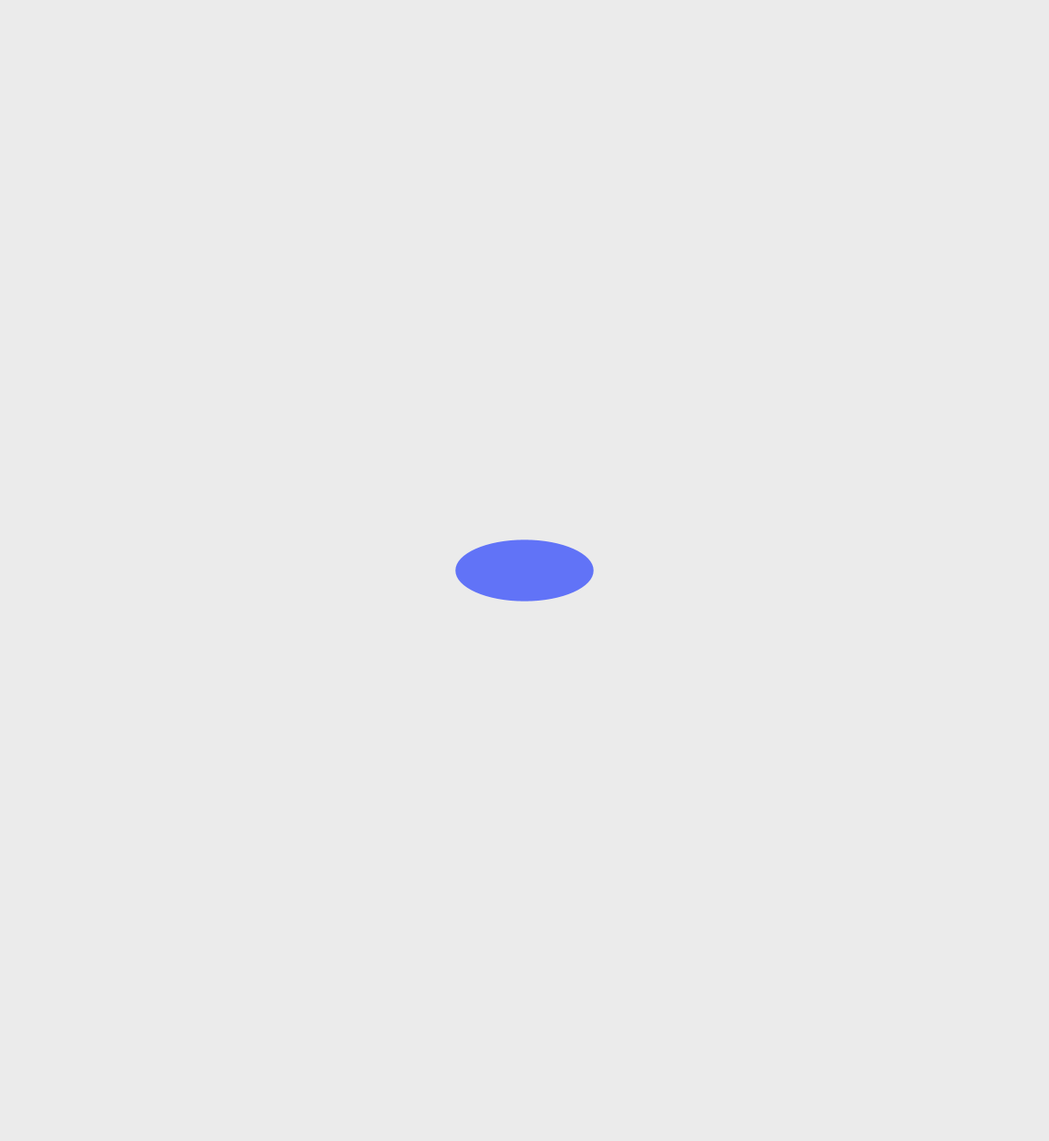
Frame 1 (no input)
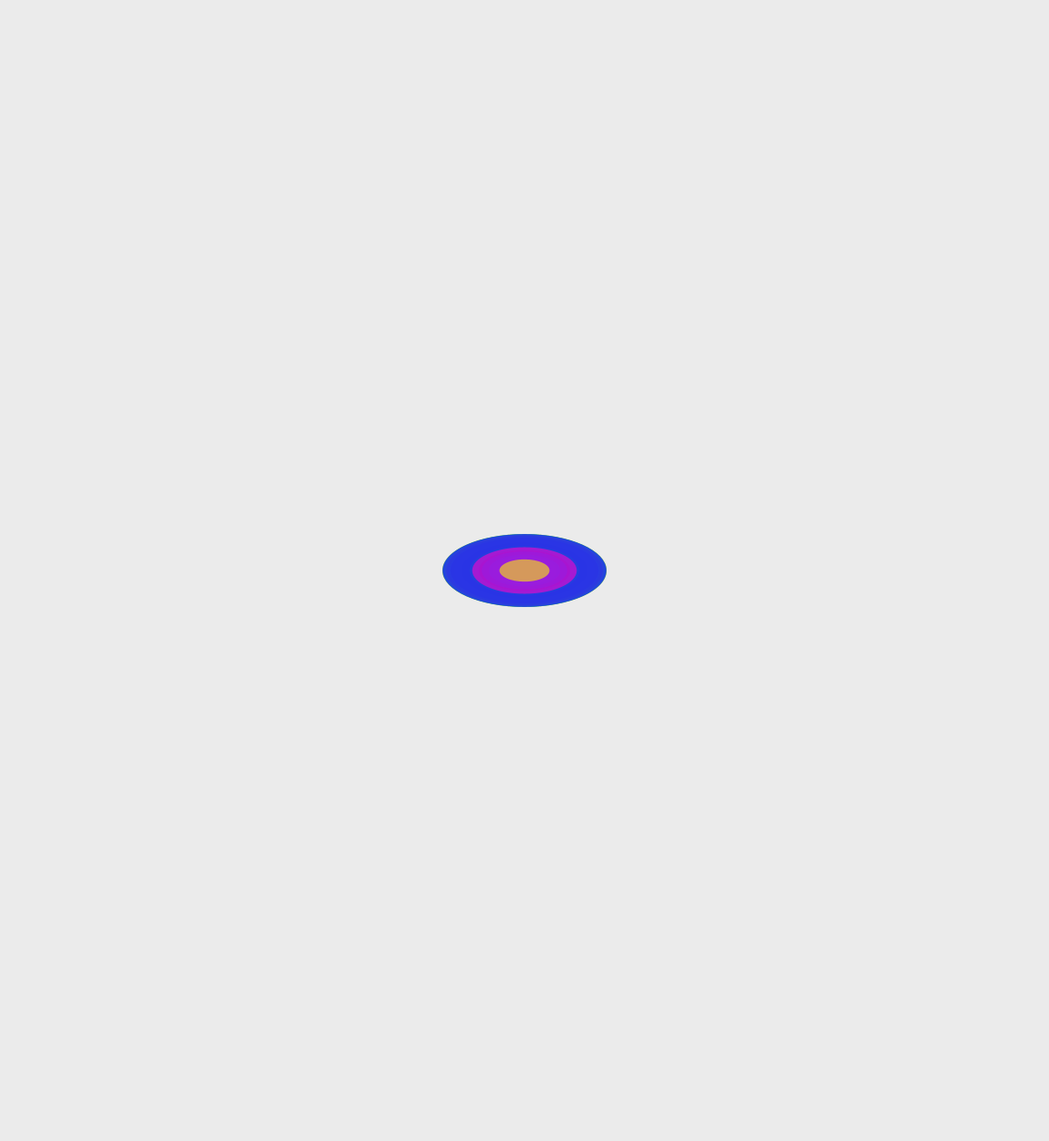
Frame 60 (the mouse pressed at the canvas centre just before this capture)
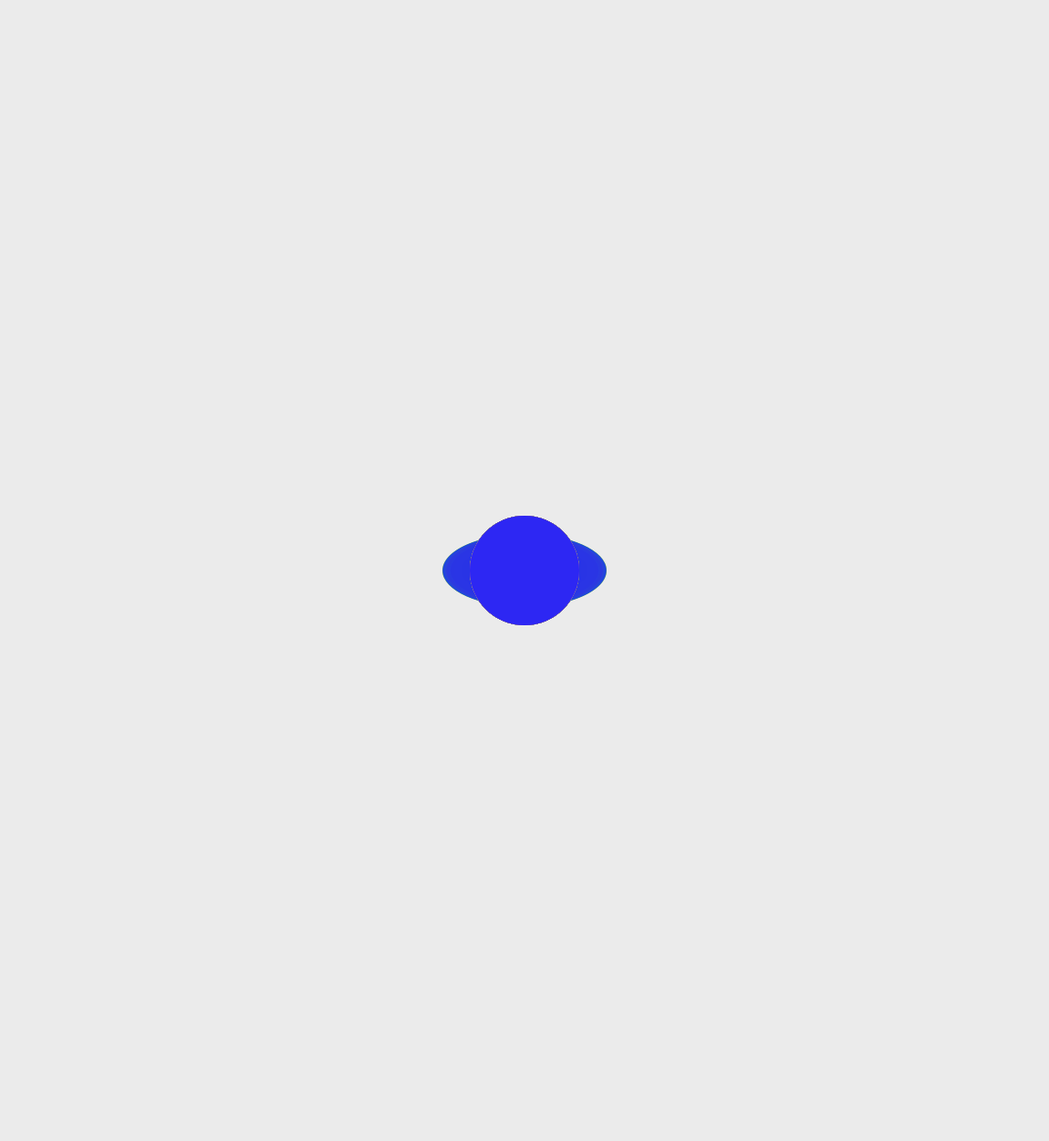
Frame 120 (the mouse held since frame 60 and released just before this capture)

The Processing sketch that drew these frames (run headless with seeded random() and noise(); from frame 60 on, the mouse is pressed at the canvas centre):

// Processing sketch: processing_105429
// ── processing_105429.pde

int counter;

void setup() {  //setup function called initially, only once
  size(1150, 1250);
  background(235);  //set background white
  colorMode(HSB);   //set colors to Hue, Saturation, Brightness mode
  counter = 0;
}

void draw() {  //draw function loops 
  counter++;
  noStroke();
  fill(random(255),1100,1255,150);
  
  if(mousePressed == true) { //add some interaction
    ellipse(mouseX, mouseY, 120, 120);
  }
  else {
    ellipse(width/2, height/2, 180*sin(counter), 80*sin(counter));
  }
}
